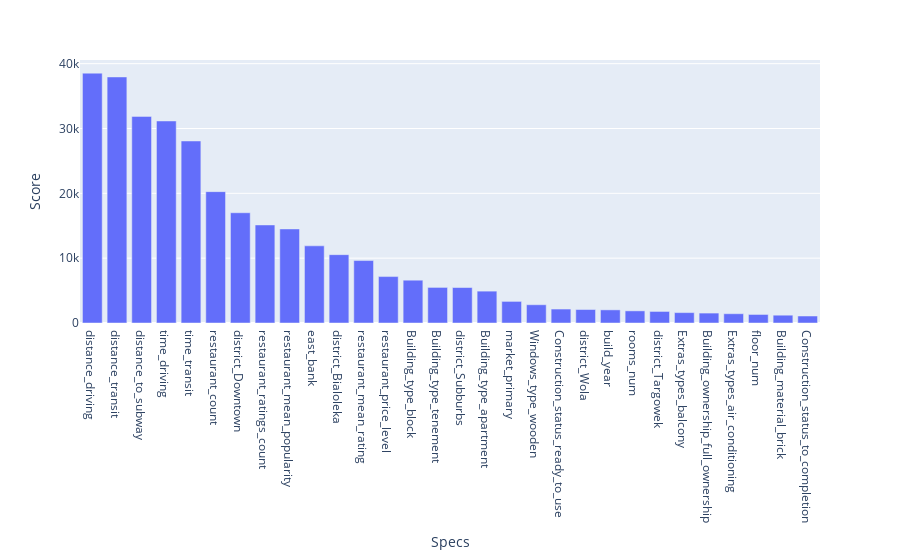

Notebook cell for this chart:
### Code cell
top_scores = featureScores.nlargest(30,'Score').sort_values(by="Score", ascending=False)

import plotly.express as px
fig = px.bar(top_scores, x='Specs', y='Score')
fig.show()

### Figure 1 — Plotly figure (JSON) as saved in the notebook; plotly's stock layout.template omitted (floating-point values rounded to 4 significant figures)
{"data": [{"alignmentgroup": "True", "hoverlabel": {"namelength": 0}, "hovertemplate": "Specs=%{x}<br>Score=%{y}", "legendgroup": "", "marker": {"color": "#636efa"}, "name": "", "offsetgroup": "", "orientation": "v", "showlegend": false, "textposition": "auto", "type": "bar", "x": ["distance_driving", "distance_transit", "distance_to_subway", "time_driving", "time_transit", "restaurant_count", "district_Downtown", "restaurant_ratings_count", "restaurant_mean_popularity", "east_bank", "district_Bialoleka", "restaurant_mean_rating", "restaurant_price_level", "Building_type_block", "Building_type_tenement", "district_Subburbs", "Building_type_apartment", "market_primary", "Windows_type_wooden", "Construction_status_ready_to_use", "district_Wola", "build_year", "rooms_num", "district_Targowek", "Extras_types_balcony", "Building_ownership_full_ownership", "Extras_types_air_conditioning", "floor_num", "Building_material_brick", "Construction_status_to_completion"], "xaxis": "x", "y": [38540.0, 37950.0, 31870.0, 31160.0, 28070.0, 20260.0, 17010.0, 15120.0, 14510.0, 11900.0, 10540.0, 9632.0, 7162.0, 6603.0, 5490.0, 5471.0, 4914.0, 3332.0, 2816.0, 2152.0, 2079.0, 2027.0, 1871.0, 1782.0, 1603.0, 1530.0, 1432.0, 1317.0, 1205.0, 1078.0], "yaxis": "y"}], "layout": {"barmode": "relative", "legend": {"tracegroupgap": 0}, "margin": {"t": 60}, "xaxis": {"anchor": "y", "domain": [0, 1], "title": {"text": "Specs"}}, "yaxis": {"anchor": "x", "domain": [0, 1], "title": {"text": "Score"}}}}
